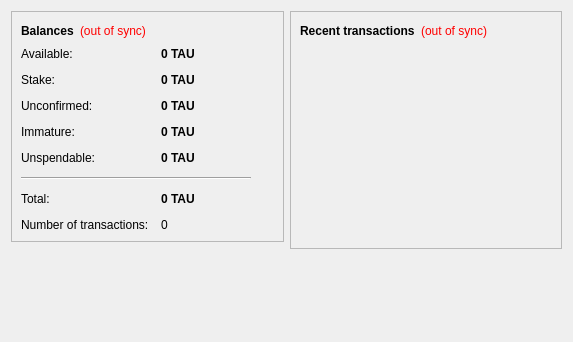
<?xml version="1.0" encoding="UTF-8"?>
<ui version="4.0">
 <class>OverviewPage</class>
 <widget class="QWidget" name="OverviewPage">
  <property name="geometry">
   <rect>
    <x>0</x>
    <y>0</y>
    <width>573</width>
    <height>342</height>
   </rect>
  </property>
  <property name="windowTitle">
   <string>Form</string>
  </property>
  <layout class="QHBoxLayout" name="horizontalLayout" stretch="1,1">
   <item>
    <layout class="QVBoxLayout" name="verticalLayout_2">
     <item>
      <widget class="QFrame" name="frame">
       <property name="frameShape">
        <enum>QFrame::StyledPanel</enum>
       </property>
       <property name="frameShadow">
        <enum>QFrame::Raised</enum>
       </property>
       <layout class="QVBoxLayout" name="verticalLayout_4">
        <item>
         <layout class="QHBoxLayout" name="horizontalLayout_4">
          <item>
           <widget class="QLabel" name="label_5">
            <property name="font">
             <font>
              <weight>75</weight>
              <bold>true</bold>
             </font>
            </property>
            <property name="text">
             <string>Balances</string>
            </property>
           </widget>
          </item>
          <item>
           <widget class="QLabel" name="labelWalletStatus">
            <property name="toolTip">
             <string>The displayed information may be out of date. Your wallet automatically synchronizes with the Taurus network after a connection is established, but this process has not completed yet.</string>
            </property>
            <property name="styleSheet">
             <string notr="true">QLabel { color: red; }</string>
            </property>
            <property name="text">
             <string notr="true">(out of sync)</string>
            </property>
            <property name="alignment">
             <set>Qt::AlignLeading|Qt::AlignLeft|Qt::AlignVCenter</set>
            </property>
           </widget>
          </item>
          <item>
           <spacer name="horizontalSpacer_2">
            <property name="orientation">
             <enum>Qt::Horizontal</enum>
            </property>
            <property name="sizeHint" stdset="0">
             <size>
              <width>40</width>
              <height>20</height>
             </size>
            </property>
           </spacer>
          </item>
         </layout>
        </item>
        <item>
         <layout class="QFormLayout" name="formLayout_2">
          <property name="fieldGrowthPolicy">
           <enum>QFormLayout::AllNonFixedFieldsGrow</enum>
          </property>
          <property name="horizontalSpacing">
           <number>12</number>
          </property>
          <property name="verticalSpacing">
           <number>12</number>
          </property>
          <item row="0" column="0">
           <widget class="QLabel" name="labelAvailableText">
            <property name="toolTip">
             <string>Your current available balance</string>
            </property>
            <property name="text">
             <string>Available:</string>
            </property>
           </widget>
          </item>
          <item row="0" column="1">
           <widget class="QLabel" name="labelAvailable">
            <property name="font">
             <font>
              <weight>75</weight>
              <bold>true</bold>
             </font>
            </property>
            <property name="cursor">
             <cursorShape>IBeamCursor</cursorShape>
            </property>
            <property name="toolTip">
             <string>Your current available balance</string>
            </property>
            <property name="text">
             <string notr="true">0 TAU</string>
            </property>
            <property name="alignment">
             <set>Qt::AlignLeading|Qt::AlignLeft|Qt::AlignVCenter</set>
            </property>
            <property name="textInteractionFlags">
             <set>Qt::LinksAccessibleByMouse|Qt::TextSelectableByKeyboard|Qt::TextSelectableByMouse</set>
            </property>
           </widget>
          </item>
          <item row="1" column="0">
           <widget class="QLabel" name="label_6">
            <property name="toolTip">
             <string>Total of coins that was staked, and do not yet count toward the current balance</string>
            </property>
            <property name="text">
             <string>Stake:</string>
            </property>
           </widget>
          </item>
          <item row="1" column="1">
           <widget class="QLabel" name="labelStake">
            <property name="font">
             <font>
              <weight>75</weight>
              <bold>true</bold>
             </font>
            </property>
            <property name="cursor">
             <cursorShape>IBeamCursor</cursorShape>
            </property>
            <property name="toolTip">
             <string>Total of coins that was staked, and do not yet count toward the current balance</string>
            </property>
            <property name="text">
             <string notr="true">0 TAU</string>
            </property>
            <property name="alignment">
             <set>Qt::AlignLeading|Qt::AlignLeft|Qt::AlignVCenter</set>
            </property>
            <property name="textInteractionFlags">
             <set>Qt::LinksAccessibleByMouse|Qt::TextSelectableByKeyboard|Qt::TextSelectableByMouse</set>
            </property>
           </widget>
          </item>
          <item row="2" column="0">
           <widget class="QLabel" name="label_3">
            <property name="toolTip">
             <string>Total of transactions that have yet to be confirmed, and do not yet count toward the current balance</string>
            </property>
            <property name="text">
             <string>Unconfirmed:</string>
            </property>
           </widget>
          </item>
          <item row="2" column="1">
           <widget class="QLabel" name="labelUnconfirmed">
            <property name="font">
             <font>
              <weight>75</weight>
              <bold>true</bold>
             </font>
            </property>
            <property name="cursor">
             <cursorShape>IBeamCursor</cursorShape>
            </property>
            <property name="toolTip">
             <string>Total of transactions that have yet to be confirmed, and do not yet count toward the current balance</string>
            </property>
            <property name="text">
             <string notr="true">0 TAU</string>
            </property>
            <property name="alignment">
             <set>Qt::AlignLeading|Qt::AlignLeft|Qt::AlignVCenter</set>
            </property>
            <property name="textInteractionFlags">
             <set>Qt::LinksAccessibleByMouse|Qt::TextSelectableByKeyboard|Qt::TextSelectableByMouse</set>
            </property>
           </widget>
          </item>
          <item row="3" column="0">
           <widget class="QLabel" name="labelImmatureText">
            <property name="toolTip">
             <string>Mined balance that has not yet matured</string>
            </property>
            <property name="text">
             <string>Immature:</string>
            </property>
           </widget>
          </item>
          <item row="3" column="1">
           <widget class="QLabel" name="labelImmature">
            <property name="font">
             <font>
              <weight>75</weight>
              <bold>true</bold>
             </font>
            </property>
            <property name="toolTip">
             <string>Mined balance that has not yet matured</string>
            </property>
            <property name="text">
             <string notr="true">0 TAU</string>
            </property>
            <property name="alignment">
             <set>Qt::AlignLeading|Qt::AlignLeft|Qt::AlignVCenter</set>
            </property>
            <property name="textInteractionFlags">
             <set>Qt::LinksAccessibleByMouse|Qt::TextSelectableByKeyboard|Qt::TextSelectableByMouse</set>
            </property>
           </widget>
          </item>
          <item row="4" column="0">
           <widget class="QLabel" name="labelBalanceWatchOnlyText">
            <property name="toolTip">
             <string>Your unspendable balance</string>
            </property>
            <property name="text">
             <string>Unspendable:</string>
            </property>
           </widget>
          </item>
          <item row="4" column="1">
           <widget class="QLabel" name="labelBalanceWatchOnly">
            <property name="font">
             <font>
              <weight>75</weight>
              <bold>true</bold>
             </font>
            </property>
            <property name="cursor">
             <cursorShape>IBeamCursor</cursorShape>
            </property>
            <property name="toolTip">
             <string>Your unspendable balance</string>
            </property>
            <property name="text">
             <string notr="true">0 TAU</string>
            </property>
            <property name="alignment">
             <set>Qt::AlignLeading|Qt::AlignLeft|Qt::AlignVCenter</set>
            </property>
            <property name="textInteractionFlags">
             <set>Qt::LinksAccessibleByMouse|Qt::TextSelectableByKeyboard|Qt::TextSelectableByMouse</set>
            </property>
           </widget>
          </item>
          <item row="5" column="0" colspan="2">
           <widget class="Line" name="line">
            <property name="maximumSize">
             <size>
              <width>230</width>
              <height>16777215</height>
             </size>
            </property>
            <property name="orientation">
             <enum>Qt::Horizontal</enum>
            </property>
           </widget>
          </item>
          <item row="6" column="0">
           <widget class="QLabel" name="labelTotalText">
            <property name="toolTip">
             <string>Your current total balance</string>
            </property>
            <property name="text">
             <string>Total:</string>
            </property>
           </widget>
          </item>
          <item row="6" column="1">
           <widget class="QLabel" name="labelTotal">
            <property name="font">
             <font>
              <weight>75</weight>
              <bold>true</bold>
             </font>
            </property>
            <property name="toolTip">
             <string>Your current total balance</string>
            </property>
            <property name="text">
             <string notr="true">0 TAU</string>
            </property>
            <property name="alignment">
             <set>Qt::AlignLeading|Qt::AlignLeft|Qt::AlignVCenter</set>
            </property>
            <property name="textInteractionFlags">
             <set>Qt::LinksAccessibleByMouse|Qt::TextSelectableByKeyboard|Qt::TextSelectableByMouse</set>
            </property>
           </widget>
          </item>
          <item row="7" column="0">
           <widget class="QLabel" name="label_2">
            <property name="toolTip">
             <string>Total number of transactions in wallet</string>
            </property>
            <property name="text">
             <string>Number of transactions:</string>
            </property>
           </widget>
          </item>
          <item row="7" column="1">
           <widget class="QLabel" name="labelNumTransactions">
            <property name="toolTip">
             <string>Total number of transactions in wallet</string>
            </property>
            <property name="text">
             <string notr="true">0</string>
            </property>
           </widget>
          </item>
         </layout>
        </item>
       </layout>
      </widget>
     </item>
     <item>
      <spacer name="verticalSpacer">
       <property name="orientation">
        <enum>Qt::Vertical</enum>
       </property>
       <property name="sizeHint" stdset="0">
        <size>
         <width>20</width>
         <height>40</height>
        </size>
       </property>
      </spacer>
     </item>
    </layout>
   </item>
   <item>
    <layout class="QVBoxLayout" name="verticalLayout_3">
     <item>
      <widget class="QFrame" name="frame_2">
       <property name="frameShape">
        <enum>QFrame::StyledPanel</enum>
       </property>
       <property name="frameShadow">
        <enum>QFrame::Raised</enum>
       </property>
       <layout class="QVBoxLayout" name="verticalLayout">
        <item>
         <layout class="QHBoxLayout" name="horizontalLayout_2">
          <item>
           <widget class="QLabel" name="label_4">
            <property name="text">
             <string>&lt;b&gt;Recent transactions&lt;/b&gt;</string>
            </property>
           </widget>
          </item>
          <item>
           <widget class="QLabel" name="labelTransactionsStatus">
            <property name="toolTip">
             <string>The displayed information may be out of date. Your wallet automatically synchronizes with the Taurus network after a connection is established, but this process has not completed yet.</string>
            </property>
            <property name="styleSheet">
             <string notr="true">QLabel { color: red; }</string>
            </property>
            <property name="text">
             <string notr="true">(out of sync)</string>
            </property>
            <property name="alignment">
             <set>Qt::AlignRight|Qt::AlignTrailing|Qt::AlignVCenter</set>
            </property>
           </widget>
          </item>
          <item>
           <spacer name="horizontalSpacer">
            <property name="orientation">
             <enum>Qt::Horizontal</enum>
            </property>
            <property name="sizeHint" stdset="0">
             <size>
              <width>40</width>
              <height>20</height>
             </size>
            </property>
           </spacer>
          </item>
         </layout>
        </item>
        <item>
         <widget class="QListView" name="listTransactions">
          <property name="styleSheet">
           <string notr="true">QListView { background: transparent; }</string>
          </property>
          <property name="frameShape">
           <enum>QFrame::NoFrame</enum>
          </property>
          <property name="verticalScrollBarPolicy">
           <enum>Qt::ScrollBarAlwaysOff</enum>
          </property>
          <property name="horizontalScrollBarPolicy">
           <enum>Qt::ScrollBarAlwaysOff</enum>
          </property>
          <property name="selectionMode">
           <enum>QAbstractItemView::NoSelection</enum>
          </property>
         </widget>
        </item>
       </layout>
      </widget>
     </item>
     <item>
      <spacer name="verticalSpacer_2">
       <property name="orientation">
        <enum>Qt::Vertical</enum>
       </property>
       <property name="sizeHint" stdset="0">
        <size>
         <width>20</width>
         <height>40</height>
        </size>
       </property>
      </spacer>
     </item>
    </layout>
   </item>
  </layout>
 </widget>
 <resources/>
 <connections/>
</ui>
